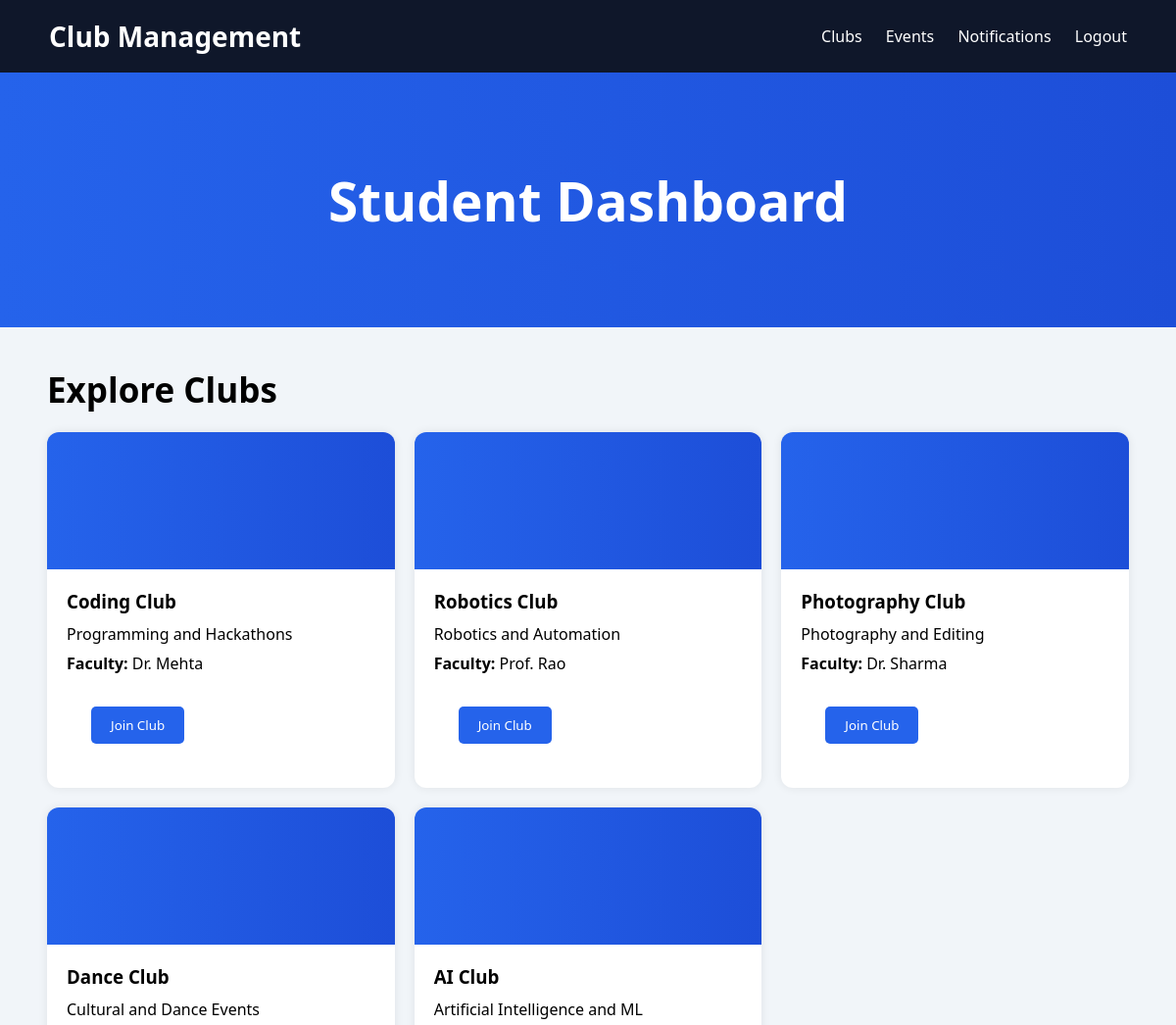
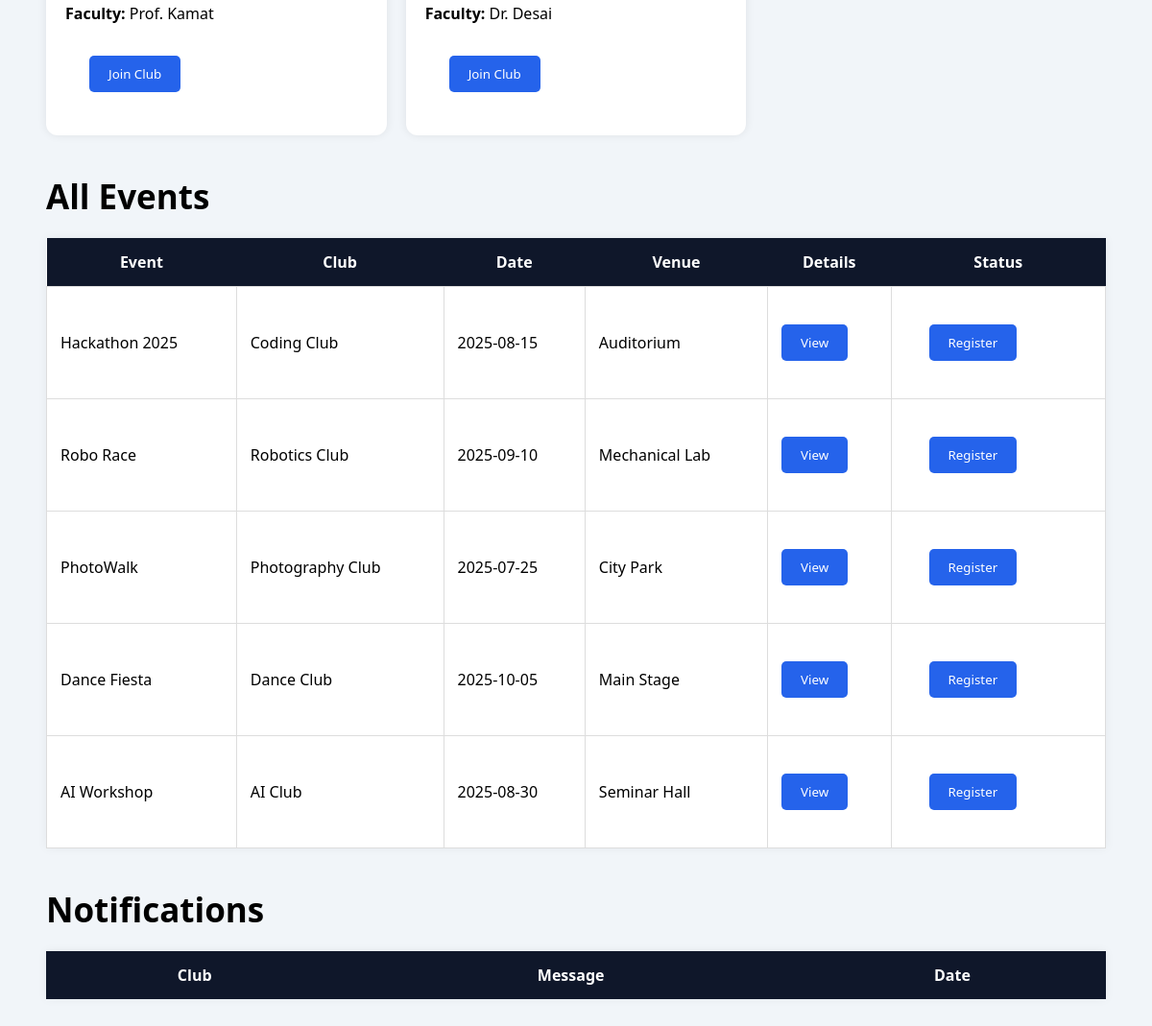
The app's page /index.php (signed in) with its own data (2 pictures, top to bottom).
### tables this page shows
CREATE TABLE club (
    club_id INT PRIMARY KEY AUTO_INCREMENT,
    club_name VARCHAR(100) NOT NULL,
    description TEXT,
    faculty_incharge VARCHAR(100),
    established_date DATE
);

CREATE TABLE event (
    event_id INT PRIMARY KEY AUTO_INCREMENT,
    club_id INT,
    title VARCHAR(100) NOT NULL,
    description TEXT,
    venue VARCHAR(100),
    event_date DATE,
    status VARCHAR(30),

    FOREIGN KEY (club_id)
    REFERENCES club(club_id)
);

### index.php (the view, shortened to what this page needs)
<?php
$conn = new mysqli("localhost","root","","club_management_system");
$is_admin = isset($_SESSION['admin']);
?>
<!DOCTYPE html>
<html>
<head>
</head>
<body>
<div class="navbar">
<div class="logo">
Club Management
</div>
<div class="nav-links">
<?php if(!$is_admin){ ?>
<a href="#clubs">Clubs</a>
<a href="#events">Events</a>
<a href="#notifications">Notifications</a>
<?php } ?>
<a href="?logout=true">
Logout
</a>
</div>
</div>
<div class="hero">
<?php if($is_admin){ ?>
<h1>Admin Dashboard</h1>
<?php } else { ?>
<h1>Student Dashboard</h1>
<?php } ?>
</div>
<div class="container">
<?php if(!$is_admin){ ?>
<div class="section" id="clubs">
<h2 class="section-title">
Explore Clubs
</h2>
<div class="club-grid">
<?php
$r = $conn->query("
SELECT
club.club_id,
club.club_name,
club.description,
club.faculty_incharge
FROM club
GROUP BY club.club_id
");
while($row = $r->fetch_assoc()){
?>
<div class="club-card">
<div class="club-banner"></div>
<div class="club-content">
<h3>
<?php echo $row['club_name']; ?>
</h3>
<p>
<?php echo $row['description']; ?>
</p>
<p>
<b>Faculty:</b>
<?php echo $row['faculty_incharge']; ?>
</p>
<form method="POST">
<button name="join_club">
Join Club
</button>
</form>
</div>
</div>
<?php } ?>
</div>
</div>
<div class="section" id="events">
<h2 class="section-title">
All Events
</h2>
<table>
<tr>
<th>Event</th>
<th>Club</th>
<th>Date</th>
<th>Venue</th>
<th>Details</th>
<th>Status</th>
</tr>
<?php
$sql = "
SELECT
event.event_id,
event.title,
event.event_date,
event.venue,
club.club_name,
COUNT(winner.win_id) as winner_count
FROM event
INNER JOIN club
ON event.club_id = club.club_id
LEFT JOIN winner
ON event.event_id = winner.event_id
GROUP BY event.event_id
";
$result = $conn->query($sql);
while($row = $result->fetch_assoc()){
?>
<tr>
<td><?php echo $row['title']; ?></td>
<td><?php echo $row['club_name']; ?></td>
<td><?php echo $row['event_date']; ?></td>
<td><?php echo $row['venue']; ?></td>
<td>
<a href="?event=<?php echo $row['event_id']; ?>">
<button>
View
</button>
</a>
</td>
<td>
<?php if($row['winner_count'] > 0){ ?>
<button class="completed-btn">
Completed
</button>
<?php } else { ?>
<form method="POST">
<button name="register_event">
Register
</button>
</form>
<?php } ?>
</td>
</tr>
<?php } ?>
</table>
</div>
<div class="section" id="notifications">
<h2 class="section-title">
Notifications
</h2>
<table>
<tr>
<th>Club</th>
<th>Message</th>
<th>Date</th>
</tr>
</table>
</div>
<?php } ?>
<div class="spacer"></div>
</div>
</body>
</html>

### index.php (style rules this page uses)
* { margin:0; padding:0; box-sizing:border-box; font-family:Segoe UI; }
body { background:#f1f5f9; }
.navbar { background:#0f172a; padding:18px 50px; display:flex; justify-content:space-between; align-items:center; }
.logo { color:white; font-size:28px; font-weight:bold; }
.nav-links a { color:white; text-decoration:none; margin-left:20px; }
.container { width:92%; margin:auto; }
.hero { height:260px; background:linear-gradient(to right,#2563eb,#1d4ed8); color:white; display:flex; justify-content:center; align-items:center; flex-direction:column; }
.hero h1 { font-size:55px; }
.section { margin-top:40px; }
.section-title { font-size:35px; margin-bottom:20px; }
.club-grid { display:grid; grid-template-columns:repeat(3,1fr); gap:20px; }
.club-card { background:white; border-radius:12px; overflow:hidden; box-shadow:0px 0px 10px rgba(0,0,0,0.08); }
.club-banner { height:140px; background:linear-gradient(to right,#2563eb,#1d4ed8); }
.club-content { padding:20px; }
.club-content h3 { margin-bottom:10px; }
.club-content p { margin-bottom:8px; }
table { width:100%; border-collapse:collapse; background:white; box-shadow:0px 0px 10px rgba(0,0,0,0.05); }
table th { background:#0f172a; color:white; padding:14px; }
table td { padding:14px; border:1px solid #ddd; }
button { padding:10px 20px; background:#2563eb; border:none; color:white; border-radius:5px; cursor:pointer; }
form { background:white; padding:25px; border-radius:10px; }
.spacer { height:50px; }

### records on screen
club: club_name "Coding Club", description "Programming and Hackathons", faculty_incharge "Dr. Mehta"
club: club_name "Robotics Club", description "Robotics and Automation", faculty_incharge "Prof. Rao"
club: club_name "Photography Club", description "Photography and Editing", faculty_incharge "Dr. Sharma"
club: club_name "Dance Club", description "Cultural and Dance Events", faculty_incharge "Prof. Kamat"
club: club_name "AI Club", description "Artificial Intelligence and ML", faculty_incharge "Dr. Desai"
event: title "Hackathon 2025", club.club_name "Coding Club", event_date "2025-08-15", venue "Auditorium"
event: title "Robo Race", club.club_name "Robotics Club", event_date "2025-09-10", venue "Mechanical Lab"
event: title "PhotoWalk", club.club_name "Photography Club", event_date "2025-07-25", venue "City Park"
event: title "Dance Fiesta", club.club_name "Dance Club", event_date "2025-10-05", venue "Main Stage"
event: title "AI Workshop", club.club_name "AI Club", event_date "2025-08-30", venue "Seminar Hall"
